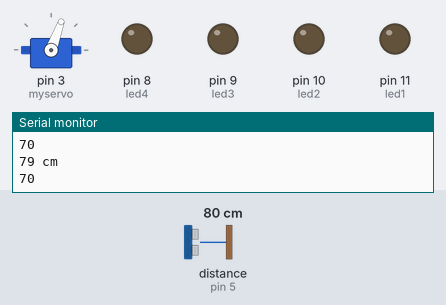
Bench run of a sketch on a simulated Arduino Uno, built with avr-gcc and run on an emulated ATmega328P. Parts: servo, output pins drawn as LEDs (lit = HIGH), the last lines printed to the serial monitor. Wiring (inferred from the names in the program): ultrasonic range finder: trigger pin 4; echo pin 5. The inputs (shaded band) are chosen by the test bench; at power-on: distance to the obstacle (sensor on pin 5) 80 cm. The echo pulse lasts 58.3 µs per cm; pins used as bus, display or sensor lines are not drawn.

Above: at 1.3 s.
1.4 s: distance to the obstacle (sensor on pin 5) set to 2 cm
At 2.3 s:
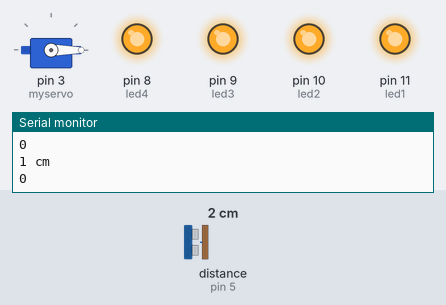
4.4 s: distance to the obstacle (sensor on pin 5) set to 250 cm
At 5.4 s:
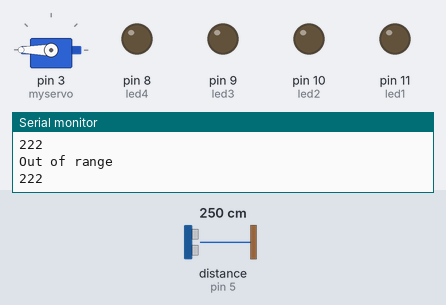
6.0 s: distance to the obstacle (sensor on pin 5) set to 18 cm
At 7.1 s:
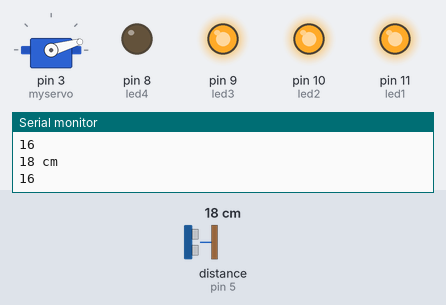
9.0 s: distance to the obstacle (sensor on pin 5) set to 35 cm
At 9.4 s:
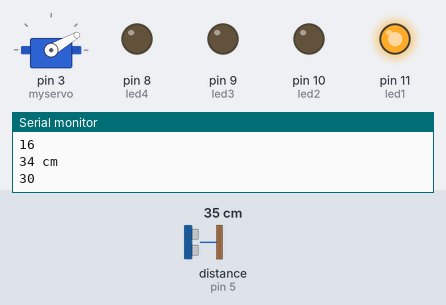
10.5 s: distance to the obstacle (sensor on pin 5) set to 60 cm
At 10.9 s:
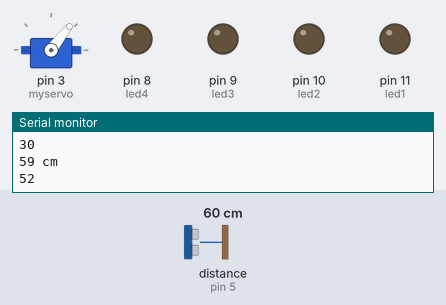
12.0 s: distance to the obstacle (sensor on pin 5) set to 299 cm
At 13.1 s:
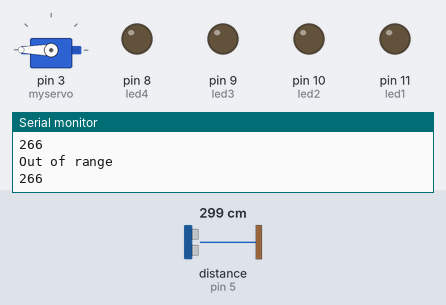
Timing chart, 0 to 14.6 s (numbered marks = the images above; inputs shaded):
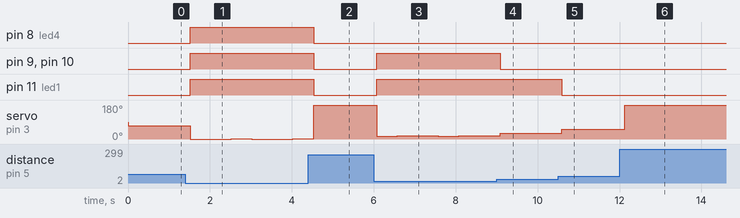

The sketch:

distance_servo.ino
```cpp
/*
HC-SR04 Ping distance sensor]
VCC to arduino 5v GND to arduino GND
Echo to Arduino pin 13 Trig to Arduino pin 12
Red POS to Arduino pin 11
Green POS to Arduino pin 10
560 ohm resistor to both LED NEG and GRD power rail
More info at: http://goo.gl/kJ8Gl
Original code improvements to the Ping sketch sourced from Trollmaker.com
Some code and wiring inspired by http://en.wikiversity.org/wiki/User:Dstaub/robotcar
*/

#include <Servo.h>

Servo myservo;
int trigPin = 4;
int echoPin = 5;
int led1 = 11;
int led2 = 10;
int led3 = 9;
int led4 = 8;
int val;

void setup() {
  Serial.begin (9600);
  pinMode(trigPin, OUTPUT);
  pinMode(echoPin, INPUT);
  pinMode(led1, OUTPUT);
  pinMode(led2, OUTPUT);
  pinMode(led3, OUTPUT);
  pinMode(led4, OUTPUT);
  digitalWrite(led1,LOW);
  digitalWrite(led2,LOW);
  digitalWrite(led3,LOW);
  digitalWrite(led4,LOW);
  myservo.attach(3);
}

void loop() {
  long duration, distance;
  digitalWrite(trigPin, LOW);  // Added this line
  delayMicroseconds(2); // Added this line
  digitalWrite(trigPin, HIGH);
  delayMicroseconds(10); // Added this line
  digitalWrite(trigPin, LOW);
  duration = pulseIn(echoPin, HIGH);
  distance = (duration/2) / 29.1;

  if (distance <= 10) {  // This is where the LED On/Off happens
    digitalWrite(led4,HIGH);
  }else digitalWrite(led4,LOW);

  if (distance <= 20) {  // This is where the LED On/Off happens
    digitalWrite(led3,HIGH);
  }else digitalWrite(led3,LOW);

  if (distance <= 30) {  // This is where the LED On/Off happens
    digitalWrite(led2,HIGH);
  }else digitalWrite(led2,LOW);

  if (distance <= 40 ) {  // This is where the LED On/Off happens
    digitalWrite(led1,HIGH);
  }else digitalWrite(led1,LOW);

  if (distance > 40 ) {  // This is where the LED On/Off happens
    digitalWrite(led1,LOW);
    digitalWrite(led2,LOW);
    digitalWrite(led3,LOW);
    digitalWrite(led4,LOW);
  }

  if (distance >= 200 || distance <= 0){
    Serial.println("Out of range");
  }
  else {
    Serial.print(distance);
    Serial.println(" cm");
  }

  val = map(distance, 0, 200, 0, 178);
  myservo.write(val);
  Serial.println(val);
  delay(500);
}
```

Measured:
- after the input at 1.4 s, pin 8 (led4), pin 9 (led3), pin 10 (led2), pin 11 (led1): LOW → HIGH after 0.12 s; servo on pin 3 (myservo): alternates 1° for 0.50 s and 0° for 1.0 s, starting after 0.12 s
- after the input at 4.4 s, pin 8 (led4), pin 9 (led3), pin 10 (led2), pin 11 (led1): HIGH → LOW after 0.14 s
- after the input at 6.0 s, pin 9 (led3), pin 10 (led2), pin 11 (led1): LOW → HIGH after 0.07 s; servo on pin 3 (myservo): alternates 16° for 1.0 s and 15° for 0.50 s, starting after 0.07 s
- after the input at 9.0 s, pin 9 (led3), pin 10 (led2): HIGH → LOW after 0.08 s
- after the input at 10.5 s, pin 11 (led1): HIGH → LOW after 0.10 s; servo on pin 3 (myservo): 30° → 52° after 0.10 s
- after the input at 12.0 s, servo on pin 3 (myservo): 52° → 180° after 0.12 s
